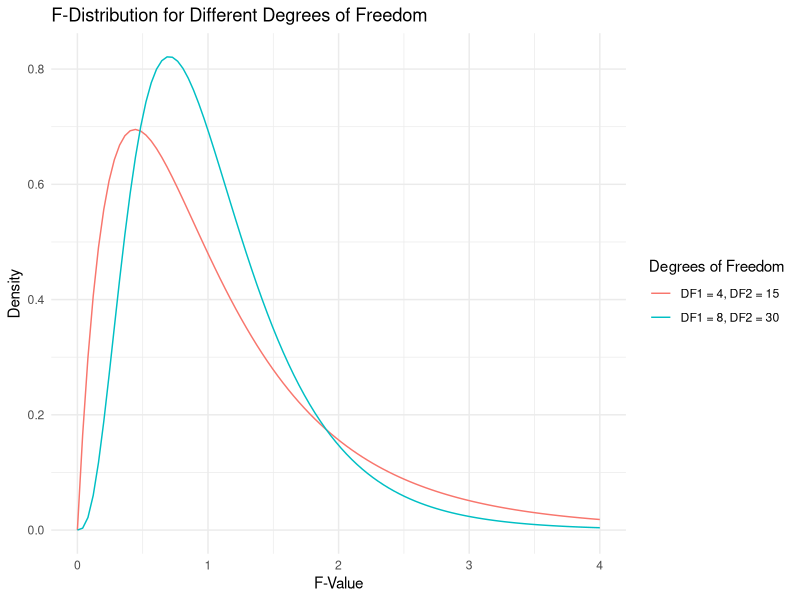

Write the R code that produced this figure.
## ---- chunk 1
# Observed and expected frequencies
observed <- c(20, 30, 50)
expected <- c(33.3, 33.3, 33.3)

# Perform Chi-Square test
chi_square_test <- chisq.test(observed, p = expected / sum(expected))
chi_square_test
## ---- chunk 2
# Data for regression analysis
hours_practiced <- c(2, 3, 5, 7, 8, 10, 12, 14, 15)
performance_score <- c(50, 55, 60, 65, 70, 75, 80, 85, 88)

# Fit linear regression model
model <- lm(performance_score ~ hours_practiced)

# Calculate R-squared
summary(model)$r.squared
## ---- chunk 3
# Data for regression analysis
study_hours <- c(2, 4, 6, 8, 10, 12, 14, 16, 18)
part_time_job <- c(0, 1, 0, 1, 0, 1, 0, 1, 0)
exam_score <- c(55, 60, 62, 70, 72, 78, 80, 85, 87)

# Fit simple model
model1 <- lm(exam_score ~ study_hours)

# Fit more complex model
model2 <- lm(exam_score ~ study_hours + part_time_job)

# Perform F-test to compare models
anova(model1, model2)
## ---- chunk 4
# Load ggplot2
library(ggplot2)

# Define F-values
f_values <- seq(0, 4, length.out = 100)

# Plot F-distribution for different degrees of freedom
plot_df <- data.frame(
  F_Values = f_values,
  DF1_4_DF2_15 = df(f_values, df1 = 4, df2 = 15),
  DF1_8_DF2_30 = df(f_values, df1 = 8, df2 = 30)
)

ggplot(plot_df, aes(x = F_Values)) +
  geom_line(aes(y = DF1_4_DF2_15, color = "DF1 = 4, DF2 = 15")) +
  geom_line(aes(y = DF1_8_DF2_30, color = "DF1 = 8, DF2 = 30")) +
  labs(title = "F-Distribution for Different Degrees of Freedom",
       x = "F-Value",
       y = "Density",
       color = "Degrees of Freedom") +
  theme_minimal()
## ---- chunk 5
observed_frequencies <- c(25, 40, 35)
expected_frequencies <- c(33.3, 33.3, 33.3)

chi_square_test <- chisq.test(observed_frequencies, p = expected_frequencies / sum(expected_frequencies))
chi_square_test
## ---- chunk 6
study_time <- c(5, 6, 7, 8, 9, 10, 11, 12, 13)
stress_levels <- c(7, 8, 6, 7, 8, 9, 10, 11, 12)

model <- lm(stress_levels ~ study_time)
summary(model)$r.squared
## ---- chunk 7
exercise_hours <- c(2, 3, 1, 4, 2, 3, 5, 6, 4)

model1 <- lm(stress_levels ~ study_time)
model2 <- lm(stress_levels ~ study_time + exercise_hours)

anova(model1, model2)
